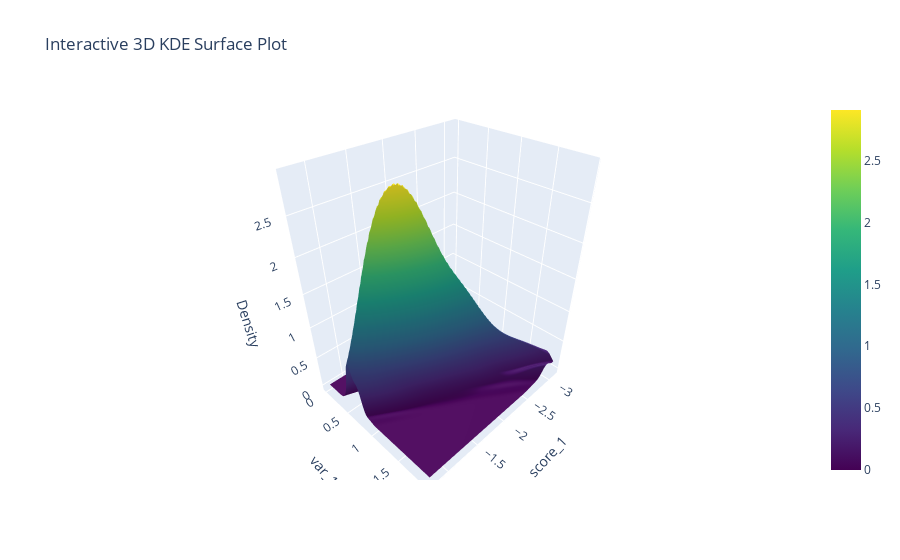

Notebook source saved alongside this figure:
### Code cell
import numpy as np
import pandas as pd
import plotly.graph_objects as go
from scipy.stats import gaussian_kde

# Create a grid over which to evaluate the KDE.
x_min, x_max = df['score_1'].quantile(0.05), df['score_1'].quantile(0.99)
y_min, y_max = 0.0, df['var_1'].quantile(0.95)
x_grid = np.linspace(x_min, x_max, 100)
y_grid = np.linspace(y_min, y_max, 100)
X, Y = np.meshgrid(x_grid, y_grid)

# Prepare the data for KDE.
positions = np.vstack([X.ravel(), Y.ravel()])
values = np.vstack([df['score_1'], df['var_1']])
kde = gaussian_kde(values)
Z = np.reshape(kde(positions), X.shape)

# Create an interactive 3D surface plot using Plotly.
fig = go.Figure(data=[go.Surface(x=X, y=Y, z=Z, colorscale='Viridis')])
fig.update_layout(
    title='Interactive 3D KDE Surface Plot',
    scene=dict(
        xaxis_title='score_1',
        yaxis_title='var_1',
        zaxis_title='Density'
    )
)
fig.show()

### Figure 1 — Plotly figure (JSON) as saved in the notebook; plotly's stock layout.template omitted (floating-point values rounded to 4 significant figures; data arrays with more than 128 entries replaced by an {"elided": "..."} marker saying what was removed)
{"data": [{"colorscale": [[0, "#440154"], [0.1111, "#482878"], [0.2222, "#3e4989"], [0.3333, "#31688e"], [0.4444, "#26828e"], [0.5556, "#1f9e89"], [0.6667, "#35b779"], [0.7778, "#6ece58"], [0.8889, "#b5de2b"], [1, "#fde725"]], "type": "surface", "x": {"elided": "100x100 float values"}, "y": {"elided": "100x100 float values"}, "z": {"elided": "100x100 float values"}}], "layout": {"scene": {"xaxis": {"title": {"text": "score_1"}}, "yaxis": {"title": {"text": "var_1"}}, "zaxis": {"title": {"text": "Density"}}}, "title": {"text": "Interactive 3D KDE Surface Plot"}}}
